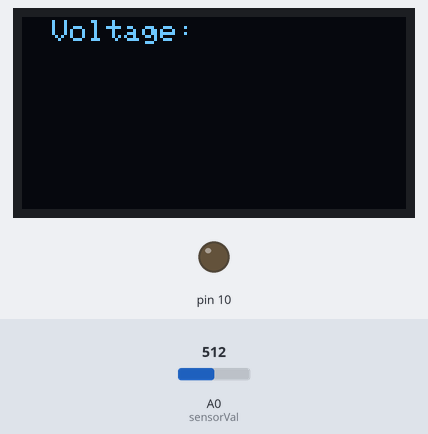
Recording of a sketch running on a simulated Arduino Uno, built for the host (arithmetic inside an expression is 32-bit, double 64-bit). Parts: 128×64 one-colour display, output pins drawn as LEDs (lit = HIGH). Inputs (shaded band) come from the test bench; at power-on: A0 (sensorVal) = 512. The local clock reads 2024-03-15 10:24:30 at power-on unless the sketch sets it; storage starts empty; what the sketch prints to the serial monitor is not drawn.

Above: at 0.1 s.
At 1.3 s:
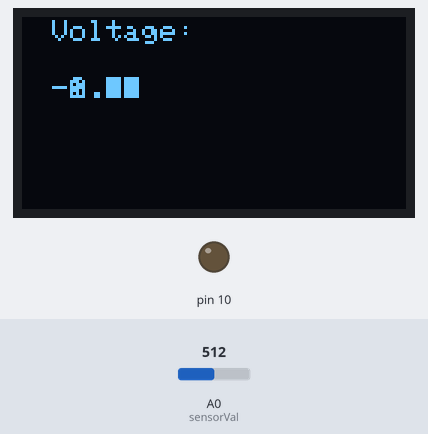
1.4 s: A0 (sensorVal) set to 716
At 2.7 s:
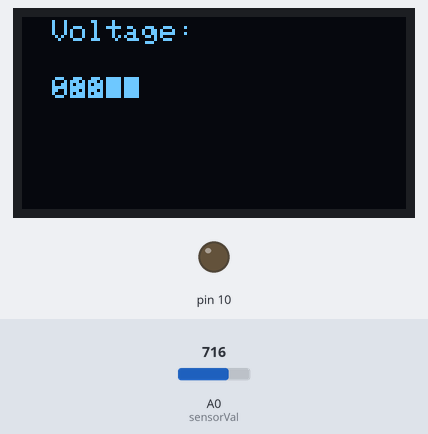
3.4 s: A0 (sensorVal) set to 1023
Timing chart, 0 to 6.4 s (numbered marks = the images above; inputs shaded):
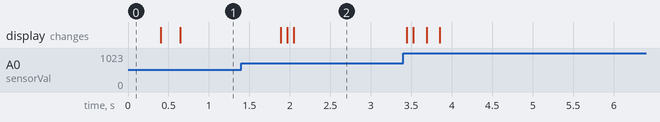

The sketch:

Signal_Processing_Unit_OLED.ino
```cpp
#include <SPI.h>
#include <Wire.h>
#include <Adafruit_GFX.h>
#include <Adafruit_SSD1306.h>
#include "SD.h"
#include "RTClib.h"

//#define SCREEN_WIDTH 128 // OLED display width, in pixels
//#define SCREEN_HEIGHT 64 // OLED display height, in pixels

// Declaration for SSD1306 display connected using software SPI (default case):
#define OLED_MOSI   6
#define OLED_CLK   5
#define OLED_DC    8
#define OLED_CS    12
#define OLED_RESET 7
Adafruit_SSD1306 display(OLED_MOSI, OLED_CLK, OLED_DC, OLED_RESET, OLED_CS);

RTC_DS1307 rtc; // define the Real Time Clock object

// A simple data logger for the Arduino analog pins
#define LOG_INTERVAL  1 // milis between entries
#define ECHO_TO_SERIAL   1 // echo data to serial port
#define WAIT_TO_START    0 // Wait for serial input in setup()

// The analog pins that connect to the sensors
const int sensorPin = 0;
int sensorVal = 0;

//Smoothing Constant or averaging
const int numReadings = 25;
int readings[numReadings];      // the readings from the analog input
int readIndex = 0;              // the index of the current reading
int total = 0;                  // the running total
int average = 0;                // the average

//Millis constants
// Generally, you should use "unsigned long" for variables that hold time
// The value will quickly become too large for an int to store
unsigned long previousMillis = 0;        // will store last time LED was updated
int interval = 300;

// for the data logging shield, we use digital pin 10 for the SD cs line
const int chipSelect = 10;

// the logging file
File logfile;

// char array to print to the screen
char voltagePrintout[6];
char hemoPrintout[6];

void setupDisplay(){
  // SSD1306_SWITCHCAPVCC = generate display voltage from 3.3V internally
  display.begin(SSD1306_SWITCHCAPVCC, 0x3C);

  display.clearDisplay();
  display.setTextSize(1);      // Normal 1:1 pixel scale
  display.setTextColor(WHITE); // Draw white text

  display.setCursor(10, 1);     // Start at top-left corner
  display.print("Voltage: ");
  //display.setCursor(10, 30);     // Start at top-left corner
  //display.print("Hemoglobin: ");
  display.display();
}

void setupDatalogging(){
  Serial.println();
  Serial.print("Initializing SD card...");
  // make sure that the default chip select pin is set to
  // output, even if you don't use it:
  pinMode(10, OUTPUT);

  // see if the card is present and can be initialized:
  if (!SD.begin(chipSelect)) {
    Serial.println("Card failed, or not present");
    // don't do anything more:
    return;
  }
  Serial.println("card initialized.");

  // create a new file
  char filename[] = "DATA00.TXT";
  for (uint8_t i = 0; i < 100; i++) {
    filename[4] = i/10 + '0';
    filename[5] = i%10 + '0';
    if (! SD.exists(filename)) {
      // only open a new file if it doesn't exist
      logfile = SD.open(filename, FILE_WRITE);
      break;  // leave the loop!
    }
  }

  Serial.print("Logging to: ");
  Serial.println(filename);

  Wire.begin();
  if (!rtc.begin()) {
    logfile.println("RTC failed");
    #if ECHO_TO_SERIAL
     Serial.println("RTC failed");
    #endif ECHO_TO_SERIAL
  }

  logfile.println("Millis,Time,Voltage,Hemoglobin");
  #if ECHO_TO_SERIAL
    Serial.println("Millis,Time,Bit ADC,Voltage,Hemoglobin");
  #endif ECHO_TO_SERIAL  // attempt to write out the header to the file
}

void smoothing() {
  // subtract the last reading:
  total = total - readings[readIndex];
  // read from the sensor:
  readings[readIndex] = analogRead(sensorVal);
  // add the reading to the total:
  total = total + readings[readIndex];
  // advance to the next position in the array:
  readIndex = readIndex + 1;

  // if we're at the end of the array...
  if (readIndex >= numReadings) {
    // ...wrap around to the beginning:
    readIndex = 0;
  }
}

void setup() {
  //analogReference(EXTERNAL);
  Serial.begin(9600);
  setupDisplay();
  setupDatalogging();
  // initialize all the readings to 0:
  for (int thisReading = 0; thisReading < numReadings; thisReading++) {
    readings[thisReading] = 0;
  }
}

void loop() {
  // delay for the amount of time we want between readings
  delay((LOG_INTERVAL -1) - (millis() % LOG_INTERVAL));

  // log milliseconds since starting
  uint32_t m = millis();
  logfile.print(m);           // milliseconds since start
  logfile.print(", ");
  #if ECHO_TO_SERIAL
    //Serial.print(m);         // milliseconds since start
    //Serial.print(", ");
  #endif ECHO_TO_SERIAL

  // Fetch the time
  DateTime now = rtc.now();
  // Log time
  logfile.print(now.year(), DEC);
  logfile.print("/");
  logfile.print(now.month(), DEC);
  logfile.print("/");
  logfile.print(now.day(), DEC);
  logfile.print(" ");
  logfile.print(now.hour(), DEC);
  logfile.print(":");
  logfile.print(now.minute(), DEC);
  logfile.print(":");
  logfile.print(now.second(), DEC);
  #if ECHO_TO_SERIAL
    //Serial.print(now.year(), DEC);
    //Serial.print("/");
    //Serial.print(now.month(), DEC);
    //Serial.print("/");
    //Serial.print(now.day(), DEC);
    //Serial.print(" ");
    //Serial.print(now.hour(), DEC);
    //Serial.print(":");
    //Serial.print(now.minute(), DEC);
    //Serial.print(":");
    //Serial.print(now.second(), DEC);
  #endif ECHO_TO_SERIAL

  smoothing();
  // calculate the average:
  average = total / numReadings;
  //sensorVal = analogRead(sensorPin);
  float Voltage = (average * (4.07 / 1023)) - 2.6; //0.7
  //sensorVal = map(sensor, -2, 40, 0, 255); //Scale to sensor output to saturation level
  float Hemoglobin = Voltage * 6.5;

  String strVoltage = String (Voltage);
  String strHemo = String (Hemoglobin);

  // convert the reading to a char array
  strVoltage.toCharArray(voltagePrintout, 6);
  strHemo.toCharArray(hemoPrintout, 6);

  //delay(10); //awalnya delay = 10
  logfile.print(", ");
  logfile.print(Voltage);
  logfile.print(", ");
  logfile.println(Hemoglobin);
  logfile.flush();
  #if ECHO_TO_SERIAL
   //Serial.print(", ");
   //Serial.print(sensorVal);
   //Serial.print(", ");
   Serial.println(Voltage);
   //Serial.print(", ");
   //Serial.println(Hemoglobin);
  #endif ECHO_TO_SERIAL

  // print the sensor value
  //display.clearDisplay();
  display.setCursor(10, 20);
  display.print(voltagePrintout);
  //display.setCursor(10, 40);
  //display.print(hemoPrintout);
  display.display();
}
```

Measured:
- after the input at 1.4 s, the display: first changes after 0.48 s (image 2 shows a later state)
